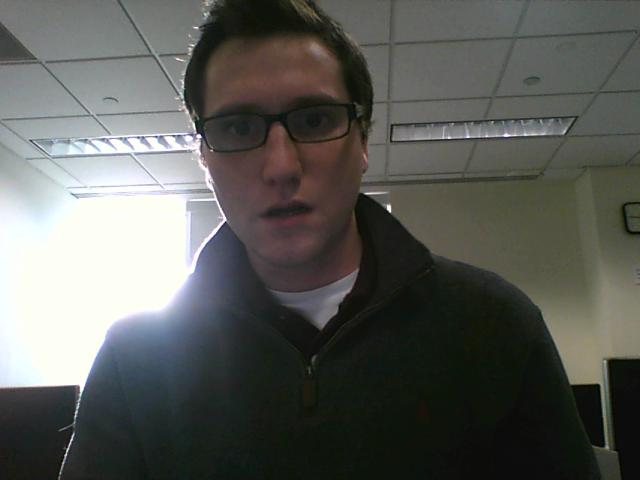
#> input picture PythonCV_GUI/Rover1_10-28-2016_17-04-46.jpg, 640 x 480 px; its folder holds only this picture in this run
$ python -i gui_test.py   (imports and definitions only)
#> lines starting #> are read from the running program, lines starting #| are printed output that depends on the picture
# import the necessary packages
from Tkinter import *
from PIL import Image
from PIL import ImageTk
import tkFileDialog
import cv2

def select_image():
	# grab a reference to the image panels
	global panelA, panelB

	# open a file chooser dialog and allow the user to select an input
	# image
	path = tkFileDialog.askopenfilename()
#> the answer given: Rover1_10-28-2016_17-04-46.jpg

	# ensure a file path was selected
	if len(path) > 0:
		# load the image from disk, convert it to grayscale, and detect
		# edges in it
		image = cv2.imread(path)
#> image is the input picture: shape (480, 640, 3); mean B, G, R 87.5, 91.7, 90.4
		gray = cv2.cvtColor(image, cv2.COLOR_BGR2GRAY)
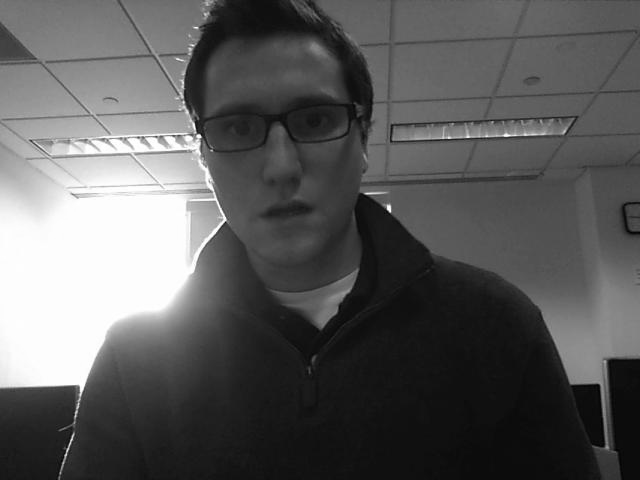
#> gray: shape (480, 640); min 1, max 255, mean 90.9
		edged = cv2.Canny(gray, 50, 100)
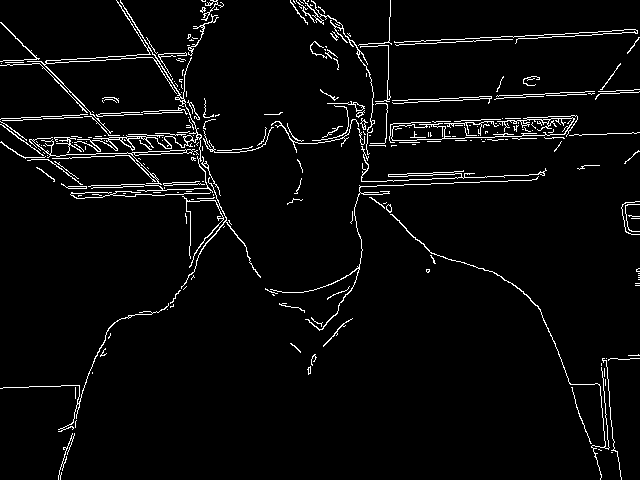
#> edged: shape (480, 640); 3.8% white in thin lines or dots

		# OpenCV represents images in BGR order; however PIL represents
		# images in RGB order, so we need to swap the channels
		image = cv2.cvtColor(image, cv2.COLOR_BGR2RGB)

		# convert the images to PIL format...
		image = Image.fromarray(image)
		edged = Image.fromarray(edged)

		# ...and then to ImageTk format
		image = ImageTk.PhotoImage(image)
		edged = ImageTk.PhotoImage(edged)

		# if the panels are None, initialize them
		if panelA is None or panelB is None:
			# the first panel will store our original image
			panelA = Label(image=image)
			panelA.image = image
			panelA.pack(side="left", padx=10, pady=10)

			# while the second panel will store the edge map
			panelB = Label(image=edged)
			panelB.image = edged
			panelB.pack(side="right", padx=10, pady=10)

		# otherwise, update the image panels
		else:
			# update the pannels
			panelA.configure(image=image)
			panelB.configure(image=edged)
			panelA.image = image
			panelB.image = edged

# initialize the window toolkit along with the two image panels
# [1 line not run here, left out]
panelA = None
panelB = None

# create a button, then when pressed, will trigger a file chooser
# dialog and allow the user to select an input image; then add the
# button the GUI
# [1 line that did not run here, left out]
# [4 lines not run here, left out]

>>> result = select_image()

$ run again, on PythonCV_GUI/Rover1_10-28-2016_17-07-06.jpg
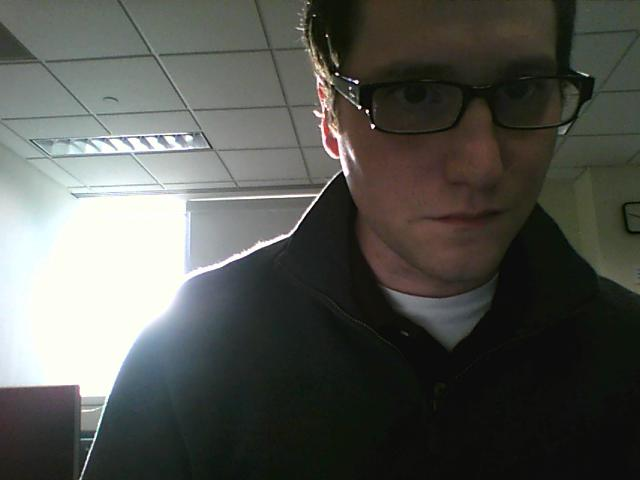
#> input picture PythonCV_GUI/Rover1_10-28-2016_17-07-06.jpg, 640 x 480 px
#> in select_image, image is the input picture: shape (480, 640, 3); mean B, G, R 81, 86.1, 84.3
#> in select_image, `gray = cv2.cvtColor(image, cv2.COLOR_BGR2GRAY)`:
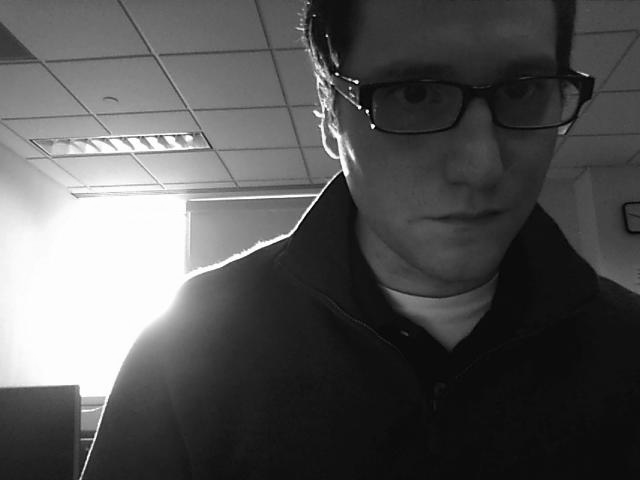
#> gray: shape (480, 640); min 0, max 255, mean 85
#> in select_image, `edged = cv2.Canny(gray, 50, 100)`:
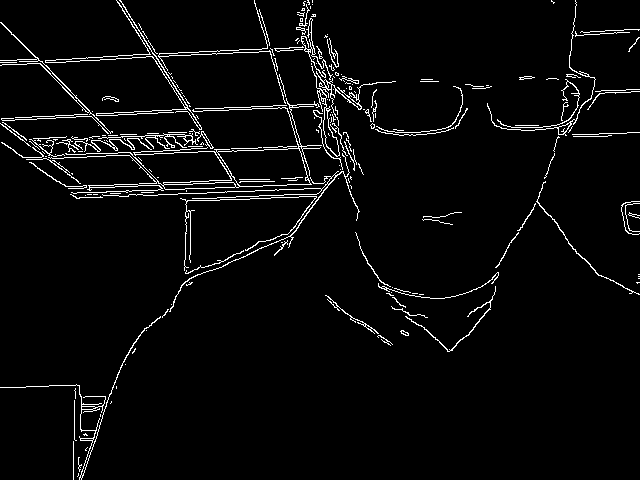
#> edged: shape (480, 640); 3.7% white in thin lines or dots
